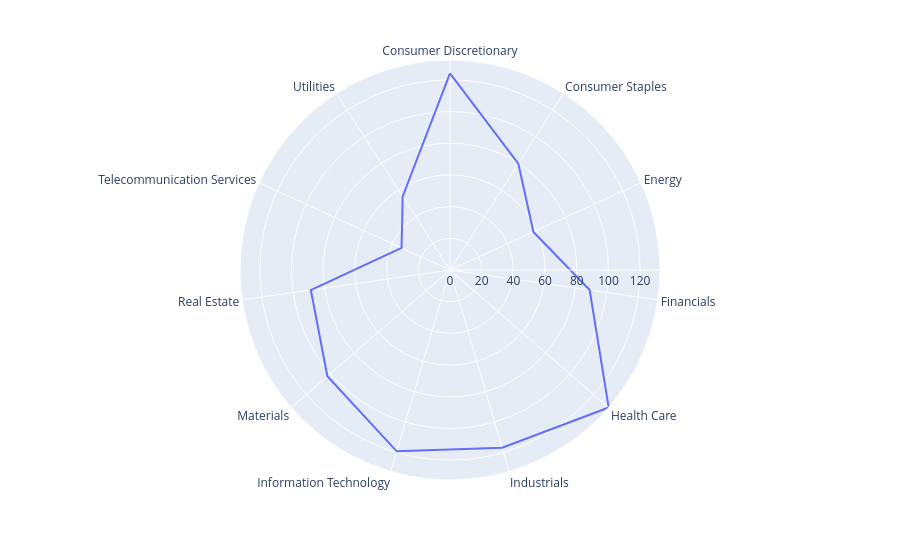

The notebook cell this image was saved under:
### Markdown cell above
**Interacción**

### Code cell
#visualizamos de manera diferente
fig = px.line_polar(DATA_Sector, r='Price', theta='Sector', line_close=True)
fig.show()

### Figure 1 — Plotly figure (JSON) as saved in the notebook; plotly's stock layout.template omitted (floating-point values rounded to 4 significant figures)
{"data": [{"hovertemplate": "Price=%{r}<br>Sector=%{theta}<extra></extra>", "legendgroup": "", "line": {"color": "#636efa", "dash": "solid"}, "marker": {"symbol": "circle"}, "mode": "lines", "name": "", "r": [124.0, 79.76, 57.89, 89.06, 132.5, 116.9, 119.2, 102.4, 88.71, 33.6, 55.19, 124.0], "showlegend": false, "subplot": "polar", "theta": ["Consumer Discretionary", "Consumer Staples", "Energy", "Financials", "Health Care", "Industrials", "Information Technology", "Materials", "Real Estate", "Telecommunication Services", "Utilities", "Consumer Discretionary"], "type": "scatterpolar"}], "layout": {"legend": {"tracegroupgap": 0}, "margin": {"t": 60}, "polar": {"angularaxis": {"direction": "clockwise", "rotation": 90}, "domain": {"x": [0, 1], "y": [0, 1]}}}}
